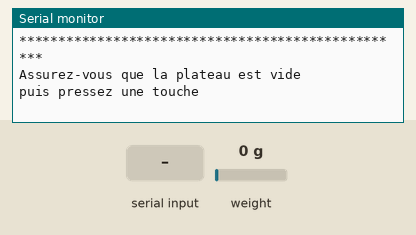
This sketch was run on a simulated ESP32. Parts: the last lines printed to the serial monitor. The inputs (shaded band) are chosen by the test bench; at power-on: weight on the scale 0 g.

Above: at 1.3 s.
1.4 s: "90,45\n" received over Serial
At 3.6 s:
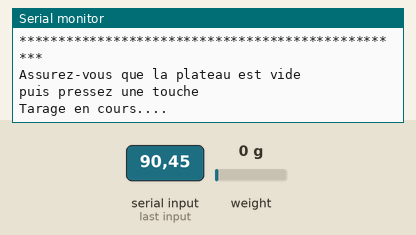
3.9 s: "30,150\n" received over Serial
At 5.1 s:
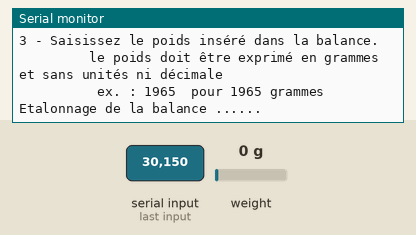
5.9 s: weight on the scale set to 100 g
At 7.9 s:
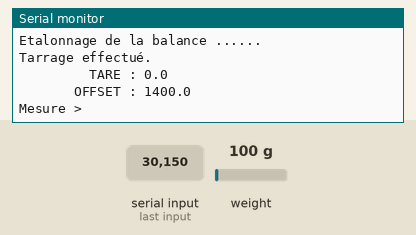
8.9 s: weight on the scale set to 1250 g
At 9.67 s:
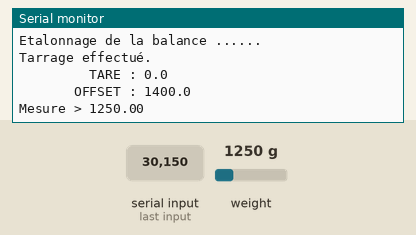

The sketch:

test_hx711_esp.ino
```cpp
/**
 *
 * Premier programme avec librairie pour ESP32
 * https://github.com/bogde/HX711
 *
 * L. Marchal & A.Pignalet
 *
 * 14/04/2021
 *
 * Version 1
 *
 *  essai avec un HX711 / capteur de force 20 kg et FireBeetle ESP32 Wroom
 *
 *
 *
**/
#include "HX711.h"


#define NB_ECHANTILLONS 20

// HX711 circuit wiring
const int LOADCELL_DOUT_PIN = 26;
const int LOADCELL_SCK_PIN = 27;

HX711 balance;

void setup() {
  Serial.begin(38400);
  delay(500);
  Serial.println("HX711 Demo");
  balance.begin(LOADCELL_DOUT_PIN, LOADCELL_SCK_PIN);
  Serial.println("**************************************************");
  Serial.println("*     Tarage de la balance                       *");
  Serial.println("**************************************************");
  Serial.println("Assurez-vous que la plateau est vide");
  Serial.println("puis pressez une touche");
  while (!Serial.available());
  String yy = Serial.readString();
  Serial.println("Tarage en cours.... ");
  balance.set_scale();

unsigned long debut = millis();
  balance.tare(NB_ECHANTILLONS);                // reset the scale to 0 on 20 echantillons
unsigned duree = (millis() - debut);


  Serial.println ("");
  Serial.println ("");

Serial.print ("Durée tarrage : ");
Serial.println (duree);
  Serial.println ("");
  Serial.println ("");


  Serial.println("**************************************************");
  Serial.println("*     Calibration de la balance                  *");
  Serial.println("**************************************************");
  Serial.println("1 - Placez un poids connu dans la poubelle,");
  Serial.println("2 - Refermez le couvercle et ");
  Serial.println("3 - Saisissez le poids inséré dans la balance.");
  Serial.println("         le poids doit être exprimé en grammes et sans unités ni décimale");
  Serial.println("          ex. : 1965  pour 1965 grammes");
  Serial.println("");
  while (!Serial.available());
  Serial.print ("Etalonnage de la balance ......");
  String xx = Serial.readString();
  float poids_a_atteindre = xx.toFloat();

  float poids_lu = balance.get_units(NB_ECHANTILLONS);

  float result = poids_lu/poids_a_atteindre;


  balance.set_scale(result);


  Serial.println ("");
  Serial.println ("");
  Serial.println ("Tarrage effectué.");
  Serial.println ("");
  Serial.println ("");

  float t_tare = balance.get_offset();
  float t_scale = balance.get_scale();

  Serial.print ("         TARE : ");
  Serial.println (t_tare,1);

  Serial.print ("       OFFSET : ");
  Serial.println (t_scale,1);
 Serial.println ("");
  Serial.println ("");

}

void loop() {
  Serial.print ("Mesure > ");
  Serial.println (balance.get_units(NB_ECHANTILLONS));
  delay(200);


}
```

Measured:
- after the input at 1.4 s, the serial monitor: prints a new line after 1.0 s (image 1)
- after the input at 3.9 s, the serial monitor: prints a new line after 0.60 s (image 2)
- after the input at 5.9 s, the serial monitor: prints a new line after 1.6 s (image 3)
- after the input at 8.9 s, the serial monitor: prints a new line after 0.61 s (image 4)
